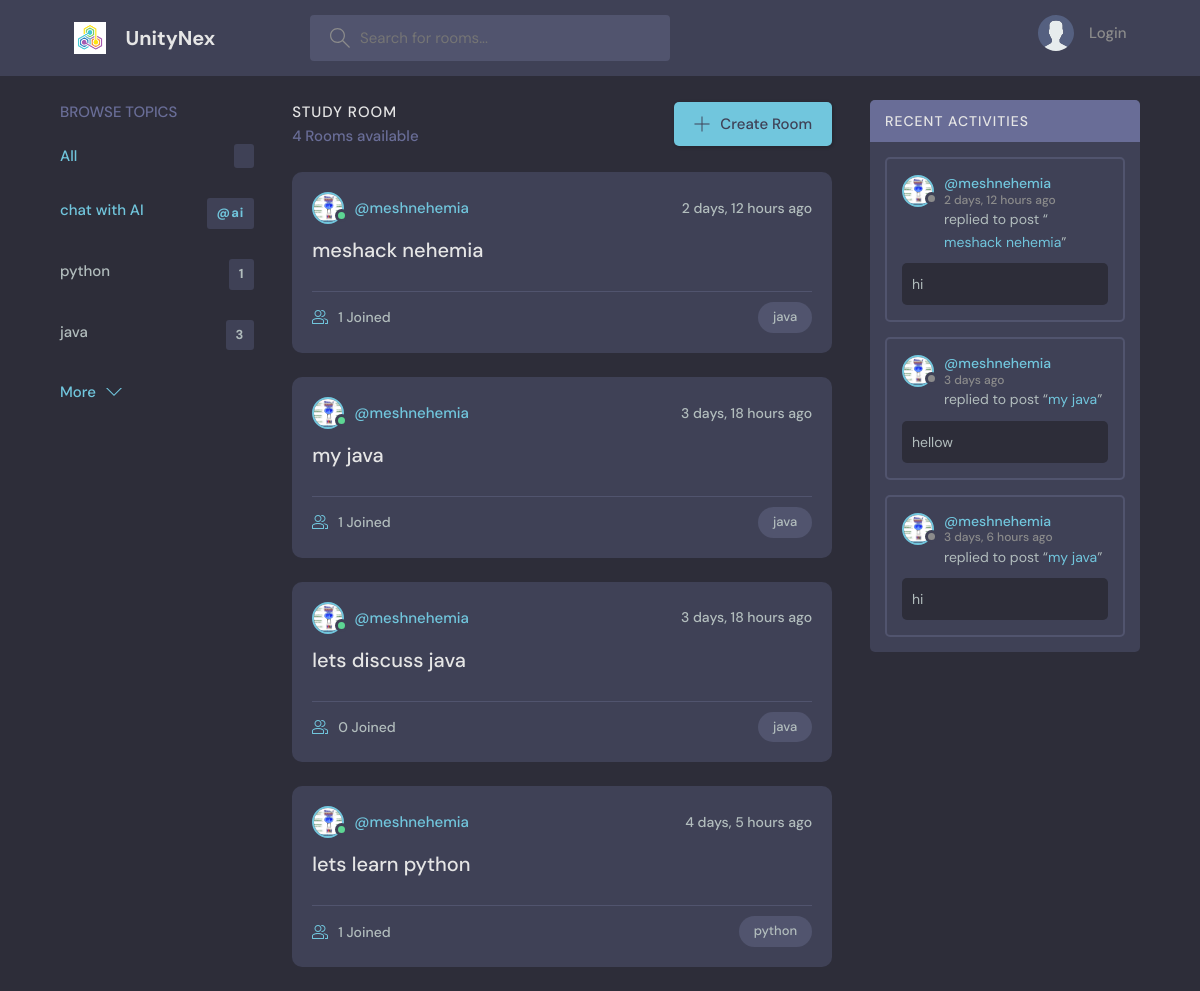
The page / on the database its author committed.
### socialmedia/models.py (models this page shows, shortened)
class Topic(models.Model):
    name =models.CharField(max_length=200)

class Room(models.Model):
    host =models.ForeignKey(User,on_delete=models.SET_NULL,null=True)
    topic  =models.ForeignKey(Topic,on_delete=models.SET_NULL,null=True)
    name =models.CharField(max_length=200)
    description =models.TextField(null=True,blank=True)
    participants = models.ManyToManyField(User, related_name ='participants',blank=True)
    updated =models.DateTimeField(auto_now=True)
    created =models.DateTimeField(auto_now_add=True)
    class Meta:
        ordering =['-updated' , '-created']

class User(AbstractUser):
    name = models.CharField(max_length=200, null=True)
    email = models.EmailField(unique=True,null =True)
    bio =models.TextField(null=True)
    avator = models.ImageField(null =True,default="avatar.svg")
    USERNAME_FIELD = 'email'
    REQUIRED_FIELDS =[]

class Message(models.Model):
    user = models.ForeignKey(User,on_delete=models.CASCADE)
    room = models.ForeignKey(Room,on_delete=models.CASCADE)
    body =models.TextField()
    updated =models.DateTimeField(auto_now=True)
    created =models.DateTimeField(auto_now_add=True)
    class Meta:
        ordering =['-updated' , '-created']

### socialmedia/views.py (the view)
# urls.py: path('', views.home, name='libraryhome'),
def home(request):
    q = request.GET.get('q') if request.GET.get('q') != None else ''
    rooms = Room.objects.filter(
        Q(topic__name__icontains=q) |
        Q(name__icontains=q) |
        Q(description__icontains=q)
    )
    topics = Topic.objects.all()[0:5]
    room_count = rooms.count()
    room_messages = Message.objects.filter(Q(room__topic__name__icontains=q))
    context = {'rooms': rooms, 'topics': topics, 'room_count': room_count, "room_messages": room_messages}
    return render(request, 'socialmedia/home.html', context)

### socialmedia/templates/socialmedia/home.html (shortened to what this page needs)
{% extends 'main.html' %}
{%block content%}
    <main class="layout layout--3">
      <div class="container">
        {%include 'socialmedia/topics_component.html' %}
        <div class="roomList">
          <div class="roomList__header">
            <div>
              <h2>Study Room</h2>
              <p>{{room_count}} Rooms available</p>
            </div>
            <a class="btn btn--main" href="{% url 'create-room' %}">
              <svg version="1.1" xmlns="http://www.w3.org/2000/svg" width="32" height="32" viewBox="0 0 32 32">
                <title>add</title>
                <path
                  d="M16.943 0.943h-1.885v14.115h-14.115v1.885h14.115v14.115h1.885v-14.115h14.115v-1.885h-14.115v-14.115z"
                ></path>
              </svg>
              Create Room
            </a>
          </div>
          {%include 'socialmedia/feed_component.html'%}
        </div>
            {%include 'socialmedia/activity_component.html'%}
      </div>
    </main>
{%endblock content %}

### socialmedia/templates/socialmedia/topics_component.html
<div class="topics">
    <div class="topics__header">
      <h2>Browse Topics</h2>
    </div>
    <ul class="topics__list">
      <li>
        <a href="{% url 'home' %}" class="active">All <span>{{topic.count}}</span></a>
      </li>
    <li>
        <a href="{% url 'chatbot' %}" class="active">chat with AI <span>@ai</span></a>
      </li>
      {%for topic in topics %}
        <li>
            <a href="{% url 'home' %}?q={{topic.name}}">{{topic.name}} <span>{{topic.room_set.all.count}}</span></a>
        </li>
      {%endfor%}
    </ul>
    <a class="btn btn--link" href="{% url 'topics'%}">
      More
      <svg version="1.1" xmlns="http://www.w3.org/2000/svg" width="32" height="32" viewBox="0 0 32 32">
        <title>chevron-down</title>
        <path d="M16 21l-13-13h-3l16 16 16-16h-3l-13 13z"></path>
      </svg>
    </a>
</div>

### socialmedia/templates/socialmedia/feed_component.html (shortened to what this page needs)
{%for room in rooms%}
    <div class="roomListRoom">
        <div class="roomListRoom__header">
        <a href="{% url 'user-profile' room.host.id %}" class="roomListRoom__author">
            <div class="avatar avatar--small active">
            <img src="{{room.host.avator.url}}" />
            </div>
            <span>@{{room.host.username}}</span>
        </a>
        <div class="roomListRoom__actions">
            <span>{{room.created|timesince}} ago</span>
        </div>
        </div>
        <div class="roomListRoom__content">
        <a href="{% url 'room' room.id%}">{{room.name}}</a>
        </div>
        <div class="roomListRoom__meta">
        <a  href="{% url 'room' room.id%}"  class="roomListRoom__joined">
            {{ room.participants.all.count }} Joined
        </a>
        <p class="roomListRoom__topic">{{room.topic.name}}</p>
        </div>
    </div>
{%endfor%}

### socialmedia/templates/socialmedia/activity_component.html (shortened to what this page needs)
<div class="activities">
    <div class="activities__header">
      <h2>Recent Activities</h2>
    </div>
    {% for message in room_messages%}
        <div class="activities__box">
        <div class="activities__boxHeader roomListRoom__header">
            <a href="{%url 'user-profile' message.user.id %}" class="roomListRoom__author">
            <div class="avatar avatar--small">
                <img src="{{message.user.avator.url}}" />
            </div>
            <p>
                @{{message.user.username}}
                <span>{{message.created|timesince}} ago</span>
            </p>
            </a>
        </div>
        <div class="activities__boxContent">
            <p>replied to post “<a href="{% url 'room' message.room.id %}">{{message.room.name}}</a>”</p>
            <div class="activities__boxRoomContent">
                {{message.body}}
            </div>
        </div>
        </div>
    {%endfor%}
  </div>

### rows shown on the page
Topic: name "python", room_set.all.count "1"
Topic: name "java", room_set.all.count "3"
Room: host.avator (picture), host.username "meshnehemia", created "2 days, 12 hours", name "meshack nehemia", participants.all.count "1", topic.name "java"
Room: host.avator (picture), host.username "meshnehemia", created "3 days, 18 hours", name "my java", participants.all.count "1", topic.name "java"
Room: host.avator (picture), host.username "meshnehemia", created "3 days, 18 hours", name "lets discuss java", participants.all.count "0", topic.name "java"
Room: host.avator (picture), host.username "meshnehemia", created "4 days, 5 hours", name "lets learn python", participants.all.count "1", topic.name "python"
Message: user.avator (picture), user.username "meshnehemia", created "2 days, 12 hours", room.name "meshack nehemia", body "hi"
Message: user.avator (picture), user.username "meshnehemia", created "3 days", room.name "my java", body "hellow"
Message: user.avator (picture), user.username "meshnehemia", created "3 days, 6 hours", room.name "my java", body "hi"

### other values the page prints
{{ room_count }} "4"
